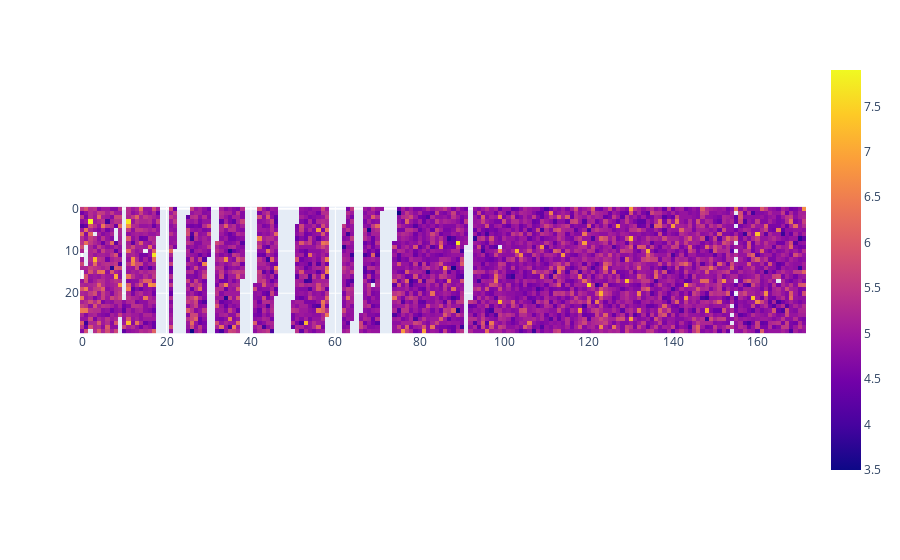

The notebook cell saved with this chart:
### Code cell
# different way to plot earthquake's magnitude
mag_by_date = df.set_index('datetime').resample('D')['mag'].max()

calendar = mag_by_date\
    .resample('30D')\
    .apply(list)\
    .to_list()[:-1]

calendar = np.array(calendar)
fig = px.imshow(calendar.T)
fig.show()

### Figure 1 — Plotly figure (JSON) as saved in the notebook; plotly's stock layout.template omitted (floating-point values rounded to 4 significant figures; data arrays with more than 128 entries replaced by an {"elided": "..."} marker saying what was removed)
{"data": [{"coloraxis": "coloraxis", "hovertemplate": "x: %{x}<br>y: %{y}<br>color: %{z}<extra></extra>", "name": "0", "type": "heatmap", "xaxis": "x", "yaxis": "y", "z": {"elided": "30x172 float values"}}], "layout": {"coloraxis": {"colorscale": [[0, "#0d0887"], [0.1111, "#46039f"], [0.2222, "#7201a8"], [0.3333, "#9c179e"], [0.4444, "#bd3786"], [0.5556, "#d8576b"], [0.6667, "#ed7953"], [0.7778, "#fb9f3a"], [0.8889, "#fdca26"], [1, "#f0f921"]]}, "margin": {"t": 60}, "xaxis": {"anchor": "y", "constrain": "domain", "domain": [0, 1], "scaleanchor": "y"}, "yaxis": {"anchor": "x", "autorange": "reversed", "constrain": "domain", "domain": [0, 1]}}}
